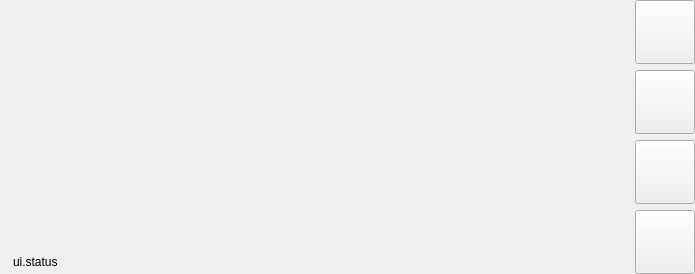
<?xml version="1.0" encoding="UTF-8"?>
<ui version="4.0">
 <class>Form</class>
 <widget class="QWidget" name="Form">
  <property name="geometry">
   <rect>
    <x>0</x>
    <y>0</y>
    <width>695</width>
    <height>274</height>
   </rect>
  </property>
  <property name="locale">
   <locale language="English" country="UnitedStates"/>
  </property>
  <layout class="QHBoxLayout" name="FormLayout">
   <property name="leftMargin">
    <number>0</number>
   </property>
   <property name="topMargin">
    <number>0</number>
   </property>
   <property name="rightMargin">
    <number>0</number>
   </property>
   <property name="bottomMargin">
    <number>0</number>
   </property>
   <item>
    <widget class="QWidget" name="downloaderArea" native="true">
     <layout class="QVBoxLayout" name="downloaderAreaLayout">
      <property name="leftMargin">
       <number>0</number>
      </property>
      <property name="topMargin">
       <number>0</number>
      </property>
      <property name="rightMargin">
       <number>0</number>
      </property>
      <property name="bottomMargin">
       <number>0</number>
      </property>
      <item>
       <widget class="QWidget" name="downloadViewControlBar" native="true">
        <property name="minimumSize">
         <size>
          <width>543</width>
          <height>32</height>
         </size>
        </property>
       </widget>
      </item>
      <item>
       <widget class="QWidget" name="downloaderView" native="true">
        <property name="minimumSize">
         <size>
          <width>629</width>
          <height>206</height>
         </size>
        </property>
       </widget>
      </item>
      <item>
       <widget class="QWidget" name="networkStatusArea" native="true">
        <layout class="QHBoxLayout" name="networkStatusAreaLayout">
         <property name="leftMargin">
          <number>0</number>
         </property>
         <property name="topMargin">
          <number>0</number>
         </property>
         <property name="rightMargin">
          <number>0</number>
         </property>
         <property name="bottomMargin">
          <number>0</number>
         </property>
         <item>
          <widget class="QLabel" name="networkAlertIcon">
           <property name="sizePolicy">
            <sizepolicy hsizetype="Fixed" vsizetype="Fixed">
             <horstretch>0</horstretch>
             <verstretch>0</verstretch>
            </sizepolicy>
           </property>
           <property name="pixmap">
            <pixmap>../icons/light/alert_red.svg</pixmap>
           </property>
           <property name="scaledContents">
            <bool>true</bool>
           </property>
           <property name="alignment">
            <set>Qt::AlignCenter</set>
           </property>
          </widget>
         </item>
         <item>
          <widget class="QLabel" name="networkStatus">
           <property name="text">
            <string>ui.status</string>
           </property>
          </widget>
         </item>
        </layout>
       </widget>
      </item>
     </layout>
    </widget>
   </item>
   <item>
    <widget class="QWidget" name="controlArea" native="true">
     <property name="styleSheet">
      <string notr="true">#controlArea &gt; QPushButton {
	padding: 3px;
    background-color: transparent;
    border: 1px solid transparent;
    border-radius: 4px;
}

#controlArea &gt; QPushButton:hover {
    background-color: rgba(255, 255, 255, 0.2);
    border: 1px solid #cccccc;
}

#controlArea &gt; QPushButton:pressed {
    background-color: rgba(255, 255, 255, 0.35);
    border: 1px solid #aaaaaa;
}</string>
     </property>
     <layout class="QVBoxLayout" name="controlAreaLayout">
      <property name="leftMargin">
       <number>0</number>
      </property>
      <property name="topMargin">
       <number>0</number>
      </property>
      <property name="rightMargin">
       <number>0</number>
      </property>
      <property name="bottomMargin">
       <number>0</number>
      </property>
      <item>
       <widget class="QPushButton" name="enableButton">
        <property name="sizePolicy">
         <sizepolicy hsizetype="Fixed" vsizetype="Preferred">
          <horstretch>0</horstretch>
          <verstretch>0</verstretch>
         </sizepolicy>
        </property>
        <property name="minimumSize">
         <size>
          <width>60</width>
          <height>30</height>
         </size>
        </property>
        <property name="icon">
         <iconset>
          <normaloff>../icons/light/toggle_off.svg</normaloff>../icons/light/toggle_off.svg</iconset>
        </property>
        <property name="iconSize">
         <size>
          <width>36</width>
          <height>18</height>
         </size>
        </property>
       </widget>
      </item>
      <item>
       <widget class="QPushButton" name="refreshButton">
        <property name="sizePolicy">
         <sizepolicy hsizetype="Fixed" vsizetype="Preferred">
          <horstretch>0</horstretch>
          <verstretch>0</verstretch>
         </sizepolicy>
        </property>
        <property name="minimumSize">
         <size>
          <width>60</width>
          <height>30</height>
         </size>
        </property>
        <property name="icon">
         <iconset>
          <normaloff>../icons/light/reload.svg</normaloff>../icons/light/reload.svg</iconset>
        </property>
        <property name="iconSize">
         <size>
          <width>32</width>
          <height>24</height>
         </size>
        </property>
       </widget>
      </item>
      <item>
       <widget class="QPushButton" name="settingsButton">
        <property name="sizePolicy">
         <sizepolicy hsizetype="Fixed" vsizetype="Preferred">
          <horstretch>0</horstretch>
          <verstretch>0</verstretch>
         </sizepolicy>
        </property>
        <property name="minimumSize">
         <size>
          <width>60</width>
          <height>30</height>
         </size>
        </property>
        <property name="icon">
         <iconset>
          <normaloff>../icons/light/settings.svg</normaloff>../icons/light/settings.svg</iconset>
        </property>
        <property name="iconSize">
         <size>
          <width>32</width>
          <height>24</height>
         </size>
        </property>
       </widget>
      </item>
      <item>
       <widget class="QPushButton" name="deleteButton">
        <property name="sizePolicy">
         <sizepolicy hsizetype="Fixed" vsizetype="Preferred">
          <horstretch>0</horstretch>
          <verstretch>0</verstretch>
         </sizepolicy>
        </property>
        <property name="minimumSize">
         <size>
          <width>60</width>
          <height>30</height>
         </size>
        </property>
        <property name="icon">
         <iconset>
          <normaloff>../icons/light/trash.svg</normaloff>../icons/light/trash.svg</iconset>
        </property>
        <property name="iconSize">
         <size>
          <width>32</width>
          <height>24</height>
         </size>
        </property>
       </widget>
      </item>
     </layout>
    </widget>
   </item>
  </layout>
 </widget>
 <resources/>
 <connections/>
</ui>
